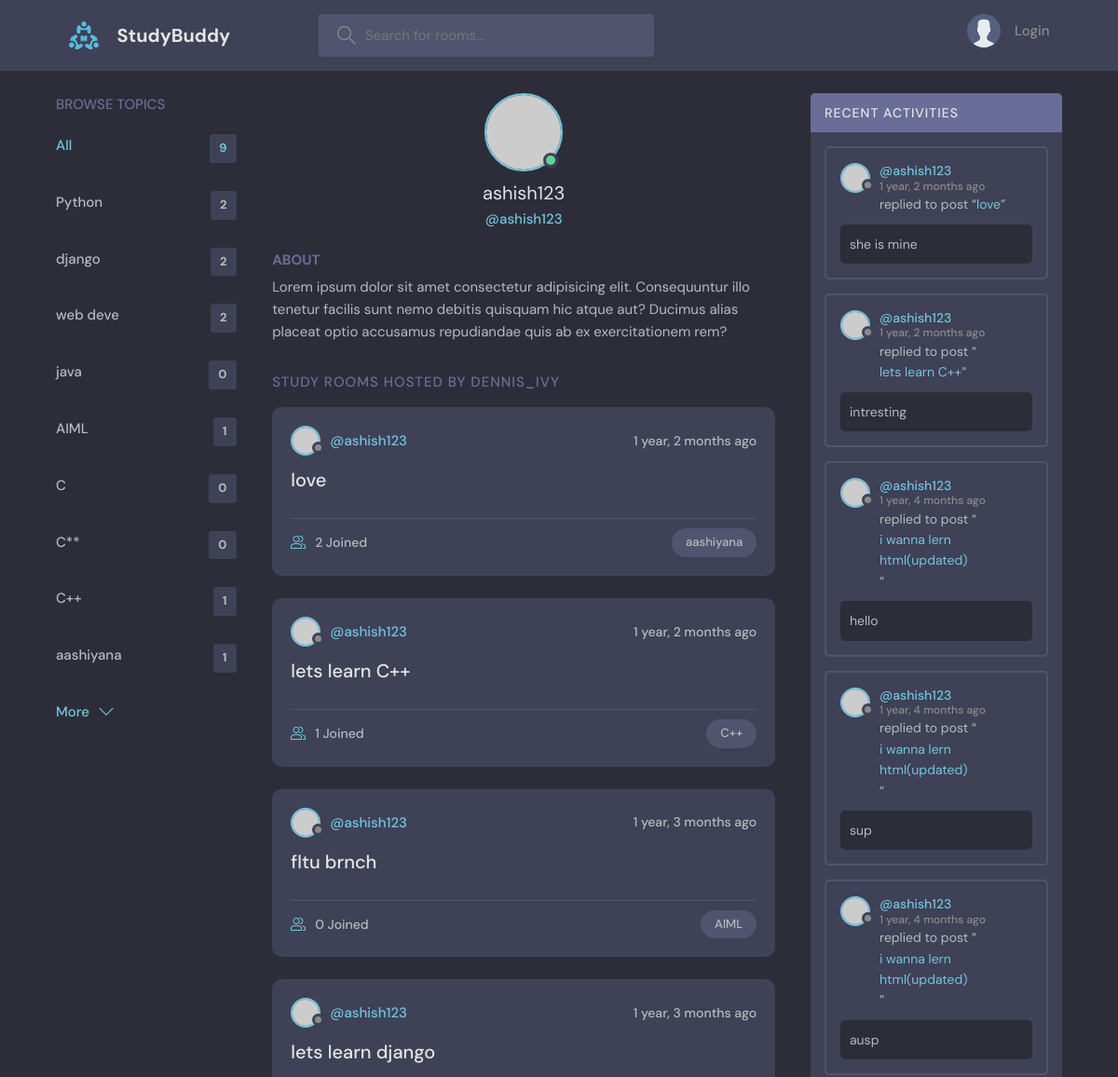
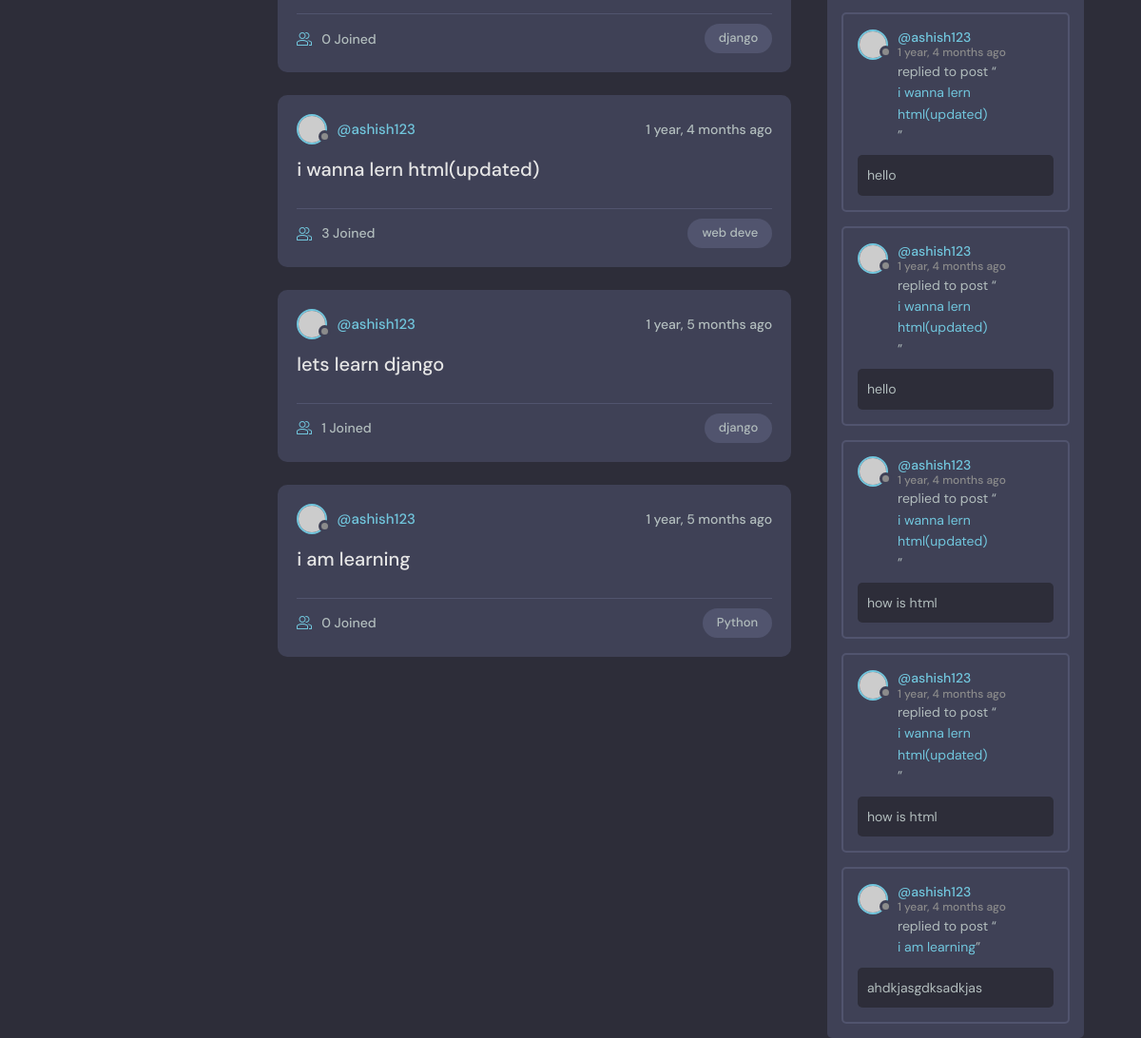
Page /profile/1/ on the committed database (2 pictures, top to bottom).
### base/models.py (models this page shows, shortened)
class Topic(models.Model):
    name=models.CharField(max_length=200)

class Room(models.Model):
    host =models.ForeignKey(User, on_delete=models.SET_NULL,null =True)
    name=models.CharField(max_length=200)
    topic=models.ForeignKey(Topic, on_delete=models.SET_NULL,null =True)
    participants =models.ManyToManyField(User,related_name='participants',blank=True)
    description = models.TextField(null=True, blank =True)
    updated = models.DateTimeField(auto_now =True)
    created = models.DateTimeField(auto_now_add=True)
    class Meta:
        ordering = ['-updated', '-created']
    def __str__(self):
        return self.name

class Message(models.Model):
     user = models.ForeignKey(User, on_delete=models.CASCADE, null=True)
     room = models.ForeignKey(Room, on_delete=models.CASCADE)
     body = models.TextField()
     updated = models.DateTimeField(auto_now =True)
     created = models.DateTimeField(auto_now_add=True)
     class Meta:
        ordering = ['-updated', '-created']

### base/views.py (the view)
# urls.py: path('profile/<str:pk>/',views.userProfile,name="user-profile"),
def userProfile(request,pk):
    user =User.objects.get(id=pk)
    rooms= user.room_set.all()
    room_messages=user.message_set.all()
    topics=Topic.objects.all()
    context={'user':user,'rooms':rooms,'topics':topics,'room_messages':room_messages}
    return render(request,'base/profile.html',context)

### base/templates/base/profile.html (shortened to what this page needs)
{% extends 'main.html'%}
{% block content %}
  <main class="profile-page layout layout--3">
    <div class="container">
      {% include 'base/topics_component.html' %}
      <div class="roomList">
        <div class="profile">
          <div class="profile__avatar">
            <div class="avatar avatar--large active">
              <img src="https://randomuser.me/api/portraits/men/11.jpg" />
            </div>
          </div>
          <div class="profile__info">
            <h3>{{user.username}}</h3>
            <p>@{{user.username}}</p>
          </div>
          <div class="profile__about">
            <h3>About</h3>
            <p>
              Lorem ipsum dolor sit amet consectetur adipisicing elit. Consequuntur illo tenetur
              facilis sunt nemo debitis quisquam hic atque aut? Ducimus alias placeat optio
              accusamus repudiandae quis ab ex exercitationem rem?
            </p>
          </div>
        </div>
        <div class="roomList__header">
          <div>
            <h2>Study Rooms Hosted by dennis_ivy</a>
            </h2>
          </div>
        </div>
        {% include 'base/feed_component.html' %}
      </div>
      {% include 'base/activity_component.html' %}
    </div>
  </main>
{% endblock content %}

### templates/main.html (shortened to what this page needs)
<!DOCTYPE html>
{% load static %}
<html lang="en">
  <head>
    <link rel="stylesheet" href="{% static 'styles/style.css' %}"/>
  </head>
  <body>
    {% include 'navbar.html' %}
    {% block content %}
    {% endblock  %}
  </body>
</html>

### templates/navbar.html (shortened to what this page needs)
{% load static %}
<header class="header header--loggedIn">
    <div class="container">
      <a href="{% url 'home' %}" class="header__logo">
        <img src="{% static 'images/logo.svg' %}" />
        <h1>StudyBuddy</h1>
      </a>
      <form class="header__search" method="GET" action="{% url 'home' %}">
        <label>
          <input name="q" placeholder="Search for rooms..." />
        </label>
      </form>
      <nav class="header__menu">
        {% if request.user.is_authenticated %}
        <div class="header__user">
          <a href="{% url 'update-user' %}">
            <div class="avatar avatar--medium active">
              <img src="https://randomuser.me/api/portraits/men/37.jpg" />
            </div>
            <p> {{request.user.username}} <span> @{{request.user.username}}</span></p>
          </a>
          <button class="dropdown-button">
            <svg version="1.1" xmlns="http://www.w3.org/2000/svg" width="32" height="32" viewBox="0 0 32 32">
              <title>chevron-down</title>
              <path d="M16 21l-13-13h-3l16 16 16-16h-3l-13 13z"></path>
            </svg>
          </button>
        </div>
        {% else %}
        <a href="{% url 'login' %}">
          <img src="{% static 'images/avatar.svg' %}" />
          <p>Login</p>
        </a>
        {% endif %}
      </nav>
    </div>
  </header>

### base/templates/base/topics_component.html
<div class="topics">
    <div class="topics__header">
      <h2>Browse Topics</h2>
    </div>
    <ul class="topics__list">
      <li>
        <a href="{% url 'home' %}" class="active">All <span>{{topics.count}}</span></a>
      </li>
      {% for topic in topics %}
      <li>
        <a href="{% url 'home' %}?q={{topic.name}}">{{topic.name}} <span>{{topic.room_set.all.count}}</span></a>
      </li>
      {% endfor %}
    </ul>
    <a class="btn btn--link" href="{% url 'topics' %}">
      More
      <svg version="1.1" xmlns="http://www.w3.org/2000/svg" width="32" height="32" viewBox="0 0 32 32">
        <title>chevron-down</title>
        <path d="M16 21l-13-13h-3l16 16 16-16h-3l-13 13z"></path>
      </svg>
    </a>
  </div>

### base/templates/base/feed_component.html (shortened to what this page needs)
{% for room in rooms %}
<div class="roomListRoom">
    <div class="roomListRoom__header">
      <a href="{% url 'user-profile' room.host.id %}" class="roomListRoom__author">
        <div class="avatar avatar--small">
          <img src="https://randomuser.me/api/portraits/women/11.jpg" />
        </div>
        <span>@{{room.host.username}}</span>
      </a>
      <div class="roomListRoom__actions">
        <span>{{room.created|timesince}} ago</span>
      </div>
    </div>
    <div class="roomListRoom__content">
      <a href="{% url 'room' room.id %}">{{room.name}}</a>
    </div>
    <div class="roomListRoom__meta">
      <a href="{% url 'room' room.id %}" class="roomListRoom__joined">
        {{room.participants.all.count}} Joined
      </a>
      <p class="roomListRoom__topic">{{room.topic.name}}</p>
    </div>
  </div>
  {% endfor %}

### base/templates/base/activity_component.html (shortened to what this page needs)
<div class="activities">
  <div class="activities__header">
    <h2>Recent Activities</h2>
  </div>
  {% for message in room_messages %}
  <div class="activities__box">
    <div class="activities__boxHeader roomListRoom__header">
      <a href="{% url 'user-profile' message.user.id %}" class="roomListRoom__author">
        <div class="avatar avatar--small">
          <img src="https://randomuser.me/api/portraits/women/11.jpg" />
        </div>
        <p>
          @{{message.user}}
          <span>{{message.created|timesince}} ago</span>
        </p>
      </a>
    </div>
    <div class="activities__boxContent">
      <p>replied to post “<a href="{% url 'room' message.room.id %}">{{message.room}}</a>”</p>
      <div class="activities__boxRoomContent">
      {{message.body}}
      </div>
    </div>
  </div>
  {% endfor %}
</div>

### rows in the picture
Topic: name "Python", room_set.all.count "2"
Topic: name "django", room_set.all.count "2"
Topic: name "web deve", room_set.all.count "2"
Topic: name "java", room_set.all.count "0"
Topic: name "AIML", room_set.all.count "1"
Topic: name "C", room_set.all.count "0"
Topic: name "C**", room_set.all.count "0"
Topic: name "C++", room_set.all.count "1"
Topic: name "aashiyana", room_set.all.count "1"
Room: host.username "ashish123", created "1 year, 2 months", name "love", participants.all.count "2", topic.name "aashiyana"
Room: host.username "ashish123", created "1 year, 2 months", name "lets learn C++", participants.all.count "1", topic.name "C++"
Room: host.username "ashish123", created "1 year, 3 months", name "fltu brnch", participants.all.count "0", topic.name "AIML"
Room: host.username "ashish123", created "1 year, 3 months", name "lets learn django", participants.all.count "0", topic.name "django"
Room: host.username "ashish123", created "1 year, 4 months", name "i wanna lern html(updated)", participants.all.count "3", topic.name "web deve"
Room: host.username "ashish123", created "1 year, 5 months", name "lets learn django", participants.all.count "1", topic.name "django"
Room: host.username "ashish123", created "1 year, 5 months", name "i am learning", participants.all.count "0", topic.name "Python"
Message: user "ashish123", created "1 year, 2 months", room "love", body "she is mine"
Message: user "ashish123", created "1 year, 2 months", room "lets learn C++", body "intresting"
Message: user "ashish123", created "1 year, 4 months", room "i wanna lern html(updated)", body "hello"
Message: user "ashish123", created "1 year, 4 months", room "i wanna lern html(updated)", body "sup"
Message: user "ashish123", created "1 year, 4 months", room "i wanna lern html(updated)", body "ausp"
Message: user "ashish123", created "1 year, 4 months", room "i wanna lern html(updated)", body "hello"
Message: user "ashish123", created "1 year, 4 months", room "i wanna lern html(updated)", body "hello"
Message: user "ashish123", created "1 year, 4 months", room "i wanna lern html(updated)", body "how is html"
Message: user "ashish123", created "1 year, 4 months", room "i wanna lern html(updated)", body "how is html"
Message: user "ashish123", created "1 year, 4 months", room "i am learning", body "ahdkjasgdksadkjas"

### other values in the picture
{{ topics.count }} "9"
{{ user.username }} "ashish123"
